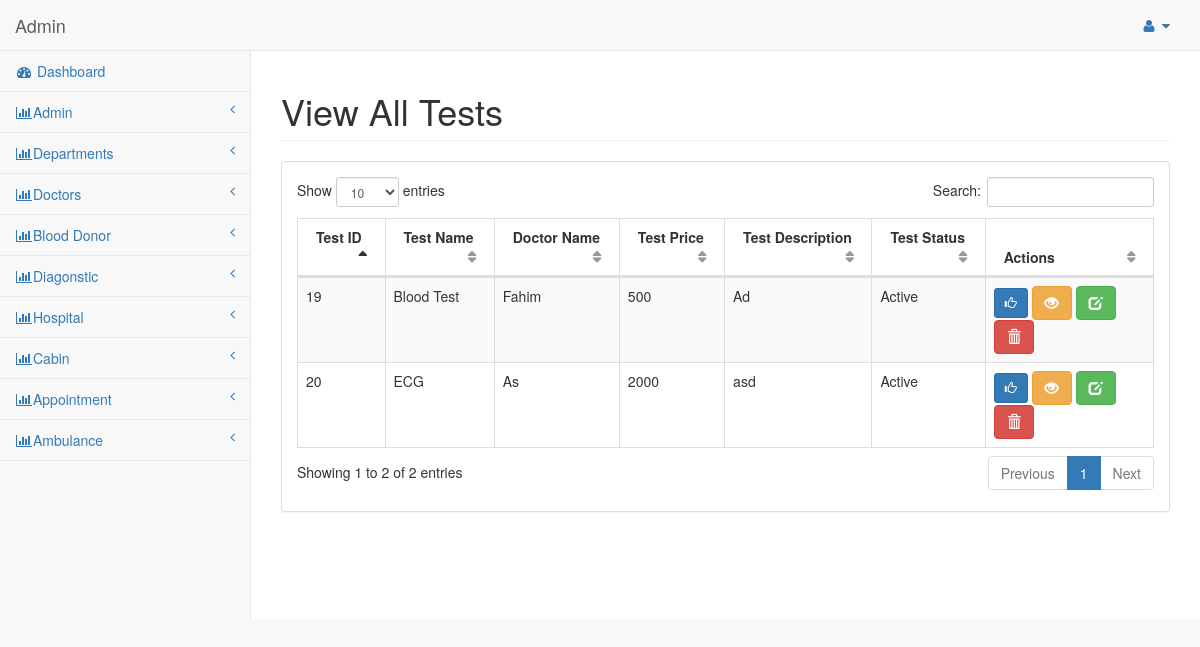
Before: /index.php/test/manage_test with the older database file.
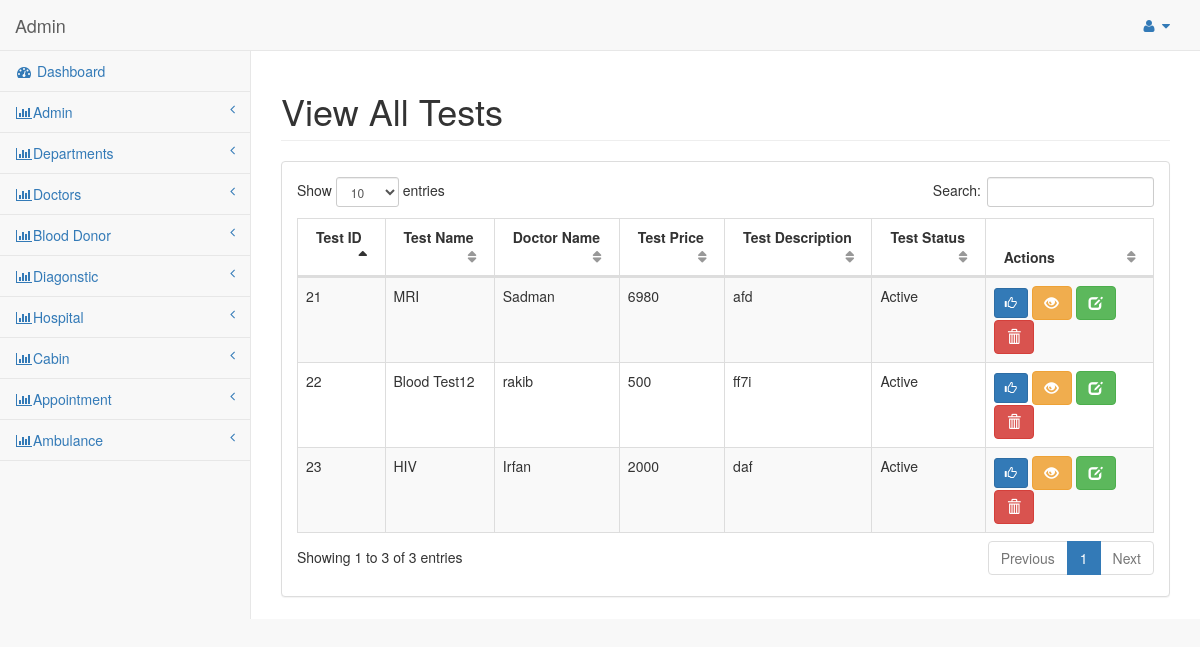
After: the same page with the newer database file.
### tables this page shows
CREATE TABLE `tbl_test` (
  `test_id` int(11) NOT NULL,
  `doc_id` int(11) NOT NULL,
  `test_name` varchar(100) NOT NULL,
  `test_price` int(100) NOT NULL,
  `test_desc` text NOT NULL,
  `test_status` tinyint(3) NOT NULL
);

CREATE TABLE `tbl_doctor` (
  `doc_id` int(11) NOT NULL,
  `hospital_id` int(11) NOT NULL,
  `doc_name` varchar(255) NOT NULL,
  `doc_image` text NOT NULL,
  `doc_email` varchar(255) NOT NULL,
  `doc_mobile_no` varchar(16) NOT NULL,
  `doc_qualification` varchar(255) NOT NULL,
  `doc_designation` varchar(255) NOT NULL,
  `doc_category` varchar(255) NOT NULL,
  `doc_birth_date` date NOT NULL,
  `doc_join_date` date NOT NULL,
  `doc_chamber` varchar(255) NOT NULL,
  `doc_fee` int(100) NOT NULL,
  `doc_status` tinyint(3) NOT NULL
);

### application/controllers/Test.php (called while the page is built, shortened)
<?php
class Test extends CI_Controller
{
    public function __construct()
    {
        $this->load->model('test_model');
    }
    public function manage_test()
    {
        $data = array();
        $data['test_data'] = $this->test_model->select_all_tests();
        $data['dashboard'] = $this->load->view('admin/admin_pages/manage_test_form', $data, true);
        $this->load->view('admin/admin_master', $data);
    }
}

### index.php (called while the page is built, shortened)
<?php
require_once BASEPATH.'core/CodeIgniter.php';

### application/models/Test_model.php (called while the page is built, shortened)
<?php
class Test_model extends CI_Model
{
    public function select_all_tests()
    {
        $result= $this->db->select('*')
            ->from('tbl_test')
            ->get()
            ->result();
        return $result;
    }
}

### application/models/Doctor_model.php (called while the page is built, shortened)
<?php
class Doctor_model extends CI_Model
{
    public function get_doctor_record_for_image($doc_image)
    {
        return $this->db->where('doc_id', $doc_image)->get('tbl_doctor')->row();
    }
}

### application/views/admin/admin_pages/manage_test_form.php (the view, shortened to what this page needs)
<div class="row">
    <div class="col-lg-12">
        <h1 class="page-header">View All Tests</h1>
    </div>
</div>
<div class="row">
    <div class="col-lg-12">
        <div class="panel panel-default">
            <div class="panel-body">
                <table width="100%" class="table table-striped table-bordered table-hover" id="dataTables-example">
                    <thead>
                    <tr>
                        <th>Test ID</th>
                        <th>Test Name</th>
                        <th>Doctor Name</th>
                        <th>Test Price</th>
                        <th>Test Description</th>
                        <th>Test Status</th>
                        <th>Actions</th>
                    </tr>
                    </thead>
                    <tbody>
                    <?php
                    foreach ($test_data as $v_test) {
                        $doc_name = $this->doctor_model->get_doctor_record_for_image($v_test->doc_id);
                        ?>
                        <tr>
                            <td><?php echo $v_test->test_id?></td>
                            <td><?php echo $v_test->test_name?></td>
                            <td><?php echo $doc_name->doc_name?></td>
                            <td><?php echo $v_test->test_price?></td>
                            <td><?php echo $v_test->test_desc?></td>
                            <td>
                                <?php
                                if($v_test->test_status ==1){
                                    echo 'Active';
                                }
                                elseif($v_test->test_status ==2){
                                    echo 'Inactive';
                                }
                                ?>
                            </td>
                            <td>
                                <?php if($v_test->test_status ==1 ){?>
                                    <a href="<?php echo base_url("change-test-status/$v_test->test_id/2")?>" class='btn btn-primary btn-sm' title="Update Status">
                                        <i class="glyphicon glyphicon-thumbs-up"></i>
                                    </a>
                                <?php } elseif($v_test->test_status ==2) { ?>
                                    <a href="<?php echo base_url("change-test-status/$v_test->test_id/1")?>" class='btn btn-primary btn-sm' title="Update Status">
                                        <i class="glyphicon glyphicon-thumbs-down"></i>
                                    </a>
                                <?php } ?>
                                <a href="<?php echo base_url("view-test/$v_test->test_id")?>" class="btn btn-warning" title="View"><span class="glyphicon glyphicon-eye-open"></span></a>
                                <a href="<?php echo base_url("edit-test/$v_test->test_id")?>" class="btn btn-success" title="Edit"><span class="glyphicon glyphicon-edit"></span></a>
                                <a href="<?php echo base_url("delete-test/$v_test->test_id")?>" class="btn btn-danger" title="Delete" onclick="return confirm('Are you sure want to delete!!')"><span class="glyphicon glyphicon-trash"></span></a>
                            </td>
                        </tr>
                    <?php }?>
                    </tbody>
                </table>
            </div>
        </div>
    </div>
</div>

Changed rows visible on the page:
removed tbl_test: test_id "19", test_name "Blood Test", doc.doc_name "Fahim", test_price "500", test_desc "Ad", test_status "Active"
removed tbl_test: test_id "20", test_name "ECG", doc.doc_name "As", test_price "2000", test_desc "asd", test_status "Active"
added tbl_test: test_id "21", test_name "MRI", doc.doc_name "Sadman", test_price "6980", test_desc "afd", test_status "Active"
added tbl_test: test_id "22", test_name "Blood Test12", doc.doc_name "rakib", test_price "500", test_desc "ff7i", test_status "Active"
added tbl_test: test_id "23", test_name "HIV", doc.doc_name "Irfan", test_price "2000", test_desc "daf", test_status "Active"
Other visible differences:
text written by a page script: "Show entries Search: Showing 1 to 2 of 2 entries Previous 1 Next" → "Show entries Search: Showing 1 to 3 of 3 entries Previous 1 Next"
